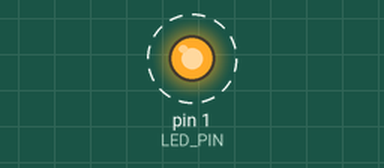
Recording of a sketch running on a simulated Arduino Uno, built with avr-gcc and run on an emulated ATmega328P. On the bench: output pins drawn as LEDs (lit = HIGH). Dashed ring = blinking.

Above: at 0.5 s.
Timing chart, 0 to 4.6 s (numbered marks = the images above):
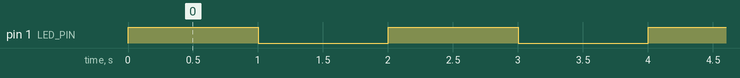

Measured:
- by itself, pin 1 (LED_PIN): alternates HIGH for 1.0 s and LOW for 1.0 s

The sketch:

blink_test.ino
```cpp
const int LED_PIN = 1;

void setup() {
  // initialize pin as an output.
  pinMode(LED_PIN, OUTPUT);
}

void loop() {
  digitalWrite(LED_PIN, HIGH);
  delay(1000);                      // One second delay
  digitalWrite(LED_PIN, LOW);
  delay(1000);
}
```
